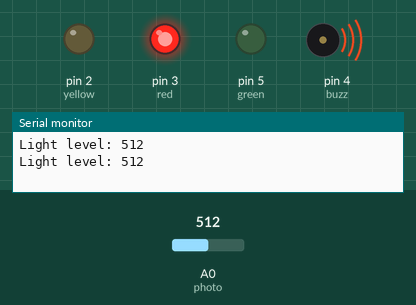
Recording of a sketch running on a simulated Arduino Uno, built with avr-gcc and run on an emulated ATmega328P. Parts: output pins drawn as LEDs (lit = HIGH), buzzer (waves = sounding, pin HIGH), the last lines printed to the serial monitor. The test bench sets the inputs (shaded band); at power-on: A0 (photo) = 512.

Above: at 6.8 s.
6.9 s: A0 (photo) set to 459
13.6 s: A0 (photo) set to 434
At 15.3 s:
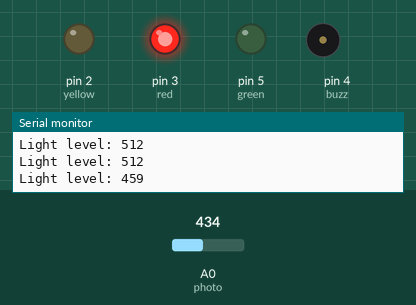
20.3 s: A0 (photo) set to 237
32.2 s: A0 (photo) set to 217
At 33.3 s:
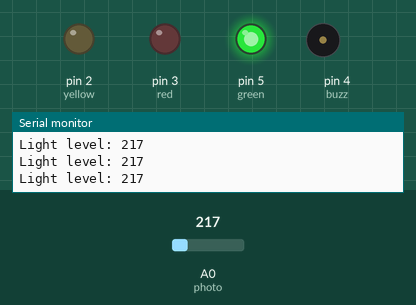
38.9 s: A0 (photo) set to 236
At 40.2 s:
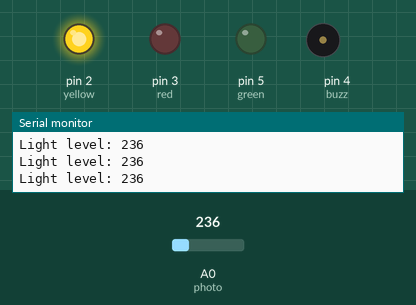
50.8 s: A0 (photo) set to 216
At 51.8 s:
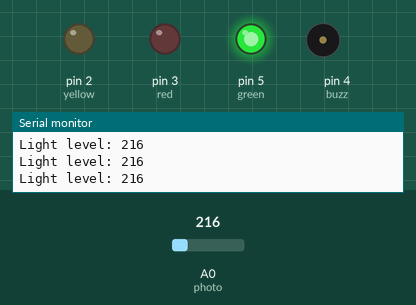
Timing chart, 0 to 53.8 s (numbered marks = the images above; inputs shaded):
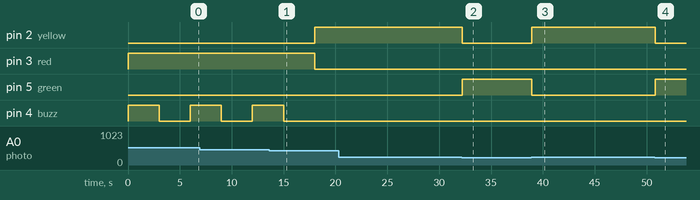

The sketch:

vinherialuminosidade.ino
```cpp
// C++ code
//

int green = 5;
int yellow = 2;
int red = 3;
int buzz = 4;
int photo = A0;
int lightValue = 100;

int lowThreshold = 226;
int midThreshold = 452;

bool buzzerSounded;

void setup()
{
  pinMode(green, OUTPUT);
  pinMode (yellow, OUTPUT);
  pinMode (red, OUTPUT);
  pinMode (buzz, OUTPUT);
  pinMode (photo, INPUT);

  Serial.begin(9600);
}

void loop()
{
  lightValue = analogRead(photo);

  Serial.print("Light level: ");
  Serial.println(lightValue);

  if (lightValue < lowThreshold){
    digitalWrite(green, HIGH);
    digitalWrite(yellow, LOW);
    digitalWrite(red, LOW);
  }
  else if (lightValue < midThreshold){
    digitalWrite(green, LOW);
    digitalWrite(yellow, HIGH);
    digitalWrite(red, LOW);
  }
  else {
    digitalWrite(green, LOW);
    digitalWrite(yellow, LOW);
    digitalWrite(red, HIGH);
    if (!buzzerSounded){
    	buzzer();
    }
  }
}

void buzzer(){
  buzzerSounded = true;
  digitalWrite(buzz, HIGH);
  delay(3000);
  digitalWrite(buzz, LOW);
  delay(3000);
  buzzerSounded = false;
  }
```

Measured:
- the behaviour switches between 452 and 451 on A0 (photo) (found by bisection; images 0 and 1)
- the behaviour switches between 226 and 225 on A0 (photo) (found by bisection; images 1 and 2)
- after the input at 13.6 s, pin 2 (yellow): LOW → HIGH after 4.4 s; pin 3 (red): HIGH → LOW after 4.4 s; pin 4 (buzz): goes on until 15.0 s, then stays LOW
- after the input at 32.2 s, pin 2 (yellow): HIGH → LOW at once; pin 5 (green): LOW → HIGH at once
- after the input at 38.9 s, pin 2 (yellow): LOW → HIGH at once; pin 5 (green): HIGH → LOW at once
- after the input at 50.8 s, pin 2 (yellow): HIGH → LOW at once; pin 5 (green): LOW → HIGH at once
